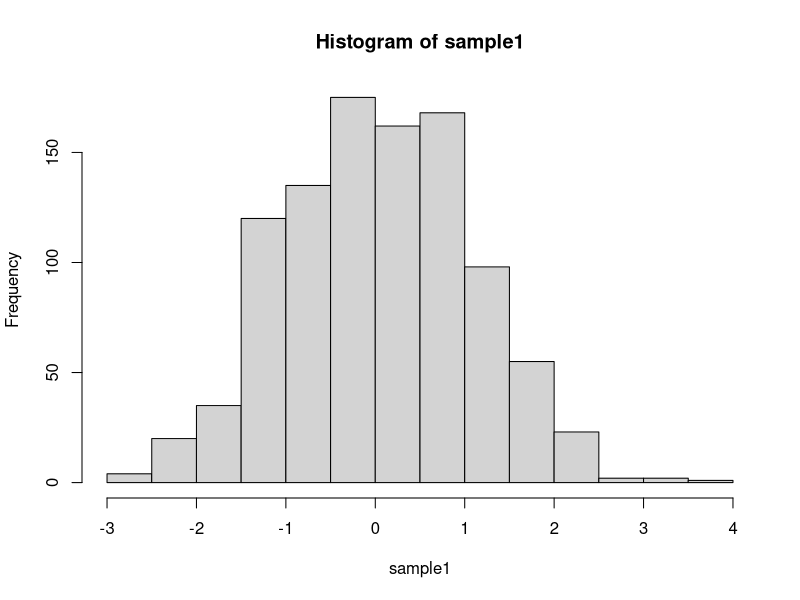
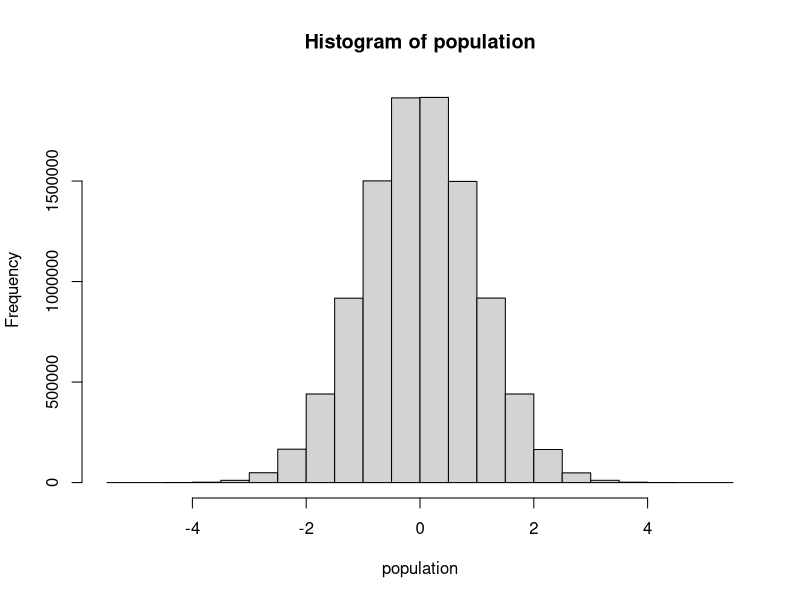
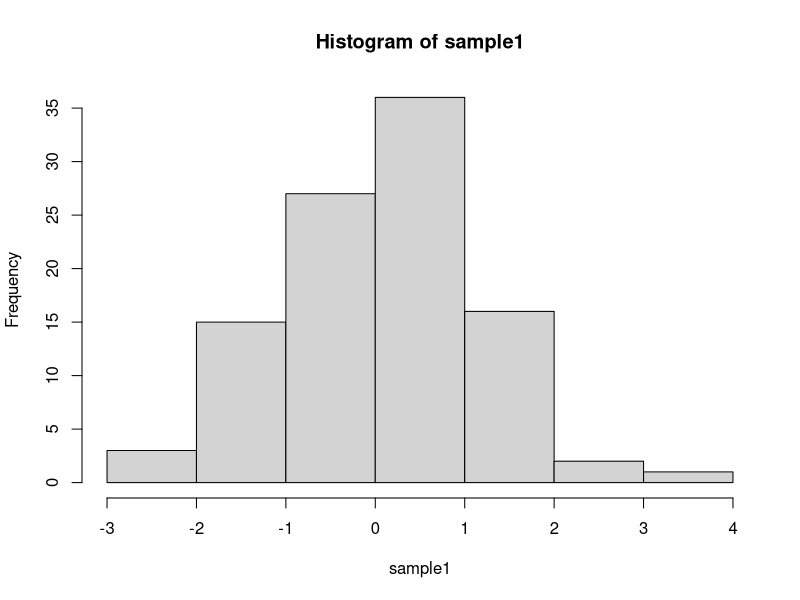
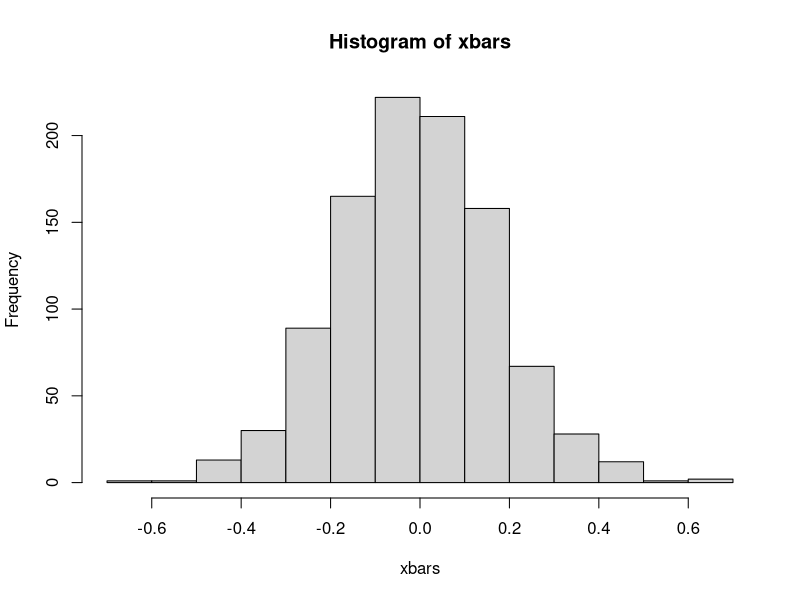

Recreate these plots in R, in order. (Note: a time limit stopped this script after it produced the figures.)

#draw a sample from a standard normal distribution
#run many times varying sample size and look at histogram and mean
sample1 = rnorm(1000,0,1)
hist(sample1)
mean(sample1)
sd(sample1)

#Another way to code the same thing
population = rnorm(10000000,0,1) #note the number of draws here
hist(population)
sample1 = sample(population,100) #sample of size 100
hist(sample1)
mean(sample1) #xbar
sd(sample1) #s

#Define these outside the function so that they exist outside the function(global)

xBarVec = c() #Global vector to hold the sample means
population = rnorm(10000000,0,1) #Simulating the population


# Function: xbarGenerator
# Arguments: samplesize; the size of the sample that each sample mean is based on.
#            number_of_samples: the number of samples and thus sample means we will

xbarGenerator = function(sampleSize = 30, number_of_samples = 100)
{
  for(i in 1:number_of_samples)
  {
    theSample = sample(population,sampleSize)
    xbar = mean(theSample)
    xBarVec = c(xBarVec, xbar)
  }
  return(xBarVec)
}  

xbars = xbarGenerator(30,1000)
length(xbars)
hist(xbars)

xBarVec2 = c()

xbarGenerator2 = function(sampleSize = 30, number_of_samples = 100, mean = 0, sd = 1)
{
  population = rnorm(10000000,mean, sd)
  for(i in 1:number_of_samples)
  {
    theSample = sample(population,sampleSize)
    xbar = mean(theSample)
    xBarVec2 = c(xBarVec2, xbar)
  }
  return(xBarVec2)
  
}
 
xbars2 = xbarGenerator2(50, 10000, 60, 10)
hist(xbars2)
mean(xbars2)
sd(xbars2)
  
